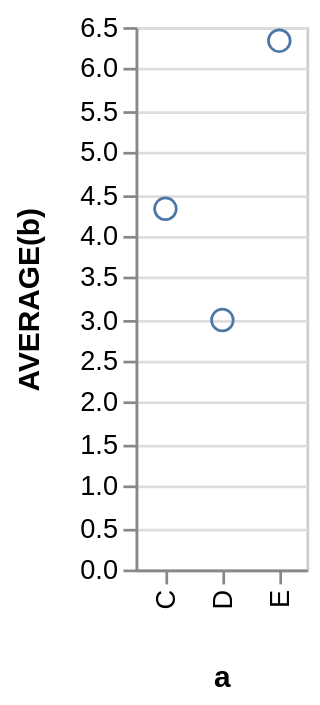

Vega-Lite specification for this chart:
### Vega specification from a JSON file in a GitHub repository (floating-point values rounded to 4 significant figures)
{"$schema": "https://vega.github.io/schema/vega/v3.0.json", "autosize": "pad", "padding": 5, "encode": {"update": {"stroke": {"value": "#ccc"}, "fill": {"value": "transparent"}}}, "data": [{"name": "source_0", "values": [{"a": "C", "b": 2}, {"a": "C", "b": 7}, {"a": "C", "b": 4}, {"a": "D", "b": 1}, {"a": "D", "b": 2}, {"a": "D", "b": 6}, {"a": "E", "b": 8}, {"a": "E", "b": 4}, {"a": "E", "b": 7}]}, {"name": "data_0", "source": "source_0", "transform": [{"type": "formula", "expr": "toNumber(datum[\"b\"])", "as": "b"}, {"type": "aggregate", "groupby": ["a"], "ops": ["average"], "fields": ["b"], "as": ["average_b"]}]}], "signals": [{"name": "x_step", "value": 21}, {"name": "width", "update": "bandspace(domain('x').length, 1, 0.5) * x_step"}, {"name": "height", "update": "200"}], "marks": [{"name": "marks", "type": "symbol", "role": "point", "from": {"data": "data_0"}, "encode": {"update": {"x": {"scale": "x", "field": "a"}, "y": {"scale": "y", "field": "average_b"}, "stroke": {"value": "#4c78a8"}, "fill": {"value": "transparent"}}}}], "scales": [{"name": "x", "type": "point", "domain": {"data": "data_0", "field": "a", "sort": true}, "range": {"step": {"signal": "x_step"}}, "round": true, "padding": 0.5}, {"name": "y", "type": "linear", "domain": {"data": "data_0", "field": "average_b"}, "range": [{"signal": "height"}, 0], "round": true, "nice": true, "zero": true}], "axes": [{"scale": "x", "orient": "bottom", "title": "a", "zindex": 1, "encode": {"labels": {"update": {"angle": {"value": 270}, "align": {"value": "right"}, "baseline": {"value": "middle"}}}}}, {"scale": "y", "labelOverlap": true, "orient": "left", "title": "AVERAGE(b)", "zindex": 1}, {"scale": "y", "domain": false, "grid": true, "labels": false, "maxExtent": 0, "minExtent": 0, "orient": "left", "ticks": false, "zindex": 0, "gridScale": "x"}], "config": {"axis": {"minExtent": 30}}}
